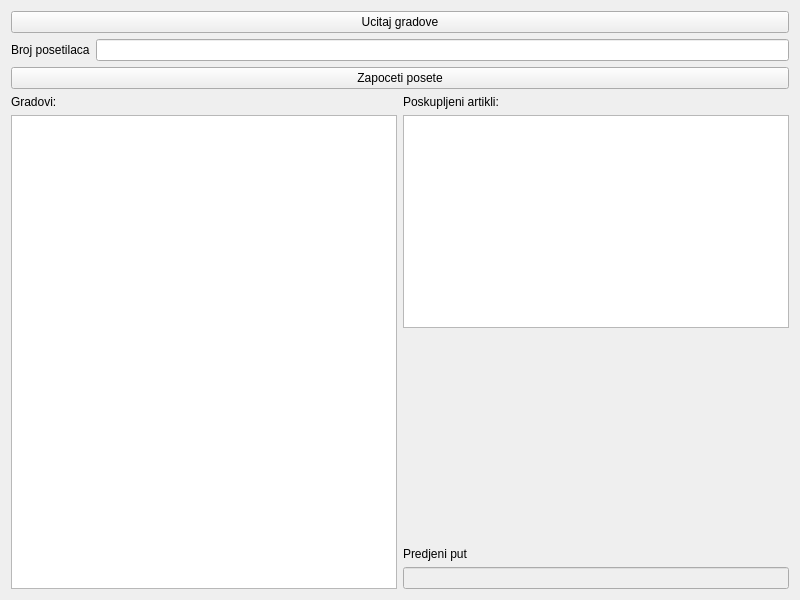
<?xml version="1.0" encoding="UTF-8"?>
<ui version="4.0">
 <class>MainWindow</class>
 <widget class="QWidget" name="MainWindow">
  <property name="geometry">
   <rect>
    <x>0</x>
    <y>0</y>
    <width>800</width>
    <height>600</height>
   </rect>
  </property>
  <property name="windowTitle">
   <string>MainWindow</string>
  </property>
  <layout class="QVBoxLayout" name="verticalLayout_4">
   <item>
    <layout class="QVBoxLayout" name="verticalLayout">
     <item>
      <widget class="QPushButton" name="buttonLoadCities">
       <property name="text">
        <string>Ucitaj gradove</string>
       </property>
      </widget>
     </item>
     <item>
      <layout class="QHBoxLayout" name="horizontalLayout_2">
       <item>
        <widget class="QLabel" name="label">
         <property name="text">
          <string>Broj posetilaca</string>
         </property>
        </widget>
       </item>
       <item>
        <widget class="QLineEdit" name="lineEditNumOfVisitors"/>
       </item>
      </layout>
     </item>
     <item>
      <widget class="QPushButton" name="buttonBeginVisit">
       <property name="text">
        <string>Zapoceti posete</string>
       </property>
      </widget>
     </item>
    </layout>
   </item>
   <item>
    <layout class="QHBoxLayout" name="horizontalLayout">
     <item>
      <layout class="QVBoxLayout" name="verticalLayout_2">
       <item>
        <widget class="QLabel" name="label_2">
         <property name="text">
          <string>Gradovi:</string>
         </property>
        </widget>
       </item>
       <item>
        <widget class="QListWidget" name="listWidgetCities"/>
       </item>
      </layout>
     </item>
     <item>
      <layout class="QVBoxLayout" name="verticalLayout_3">
       <item>
        <widget class="QLabel" name="label_3">
         <property name="text">
          <string>Poskupljeni artikli:</string>
         </property>
        </widget>
       </item>
       <item>
        <widget class="QListWidget" name="listWidgetMoreExpensive"/>
       </item>
       <item>
        <spacer name="verticalSpacer">
         <property name="orientation">
          <enum>Qt::Vertical</enum>
         </property>
         <property name="sizeHint" stdset="0">
          <size>
           <width>20</width>
           <height>40</height>
          </size>
         </property>
        </spacer>
       </item>
       <item>
        <widget class="QLabel" name="label_4">
         <property name="text">
          <string>Predjeni put</string>
         </property>
        </widget>
       </item>
       <item>
        <widget class="QLineEdit" name="lineEditDistanceSum">
         <property name="enabled">
          <bool>false</bool>
         </property>
        </widget>
       </item>
      </layout>
     </item>
    </layout>
   </item>
  </layout>
 </widget>
 <resources/>
 <connections/>
</ui>
